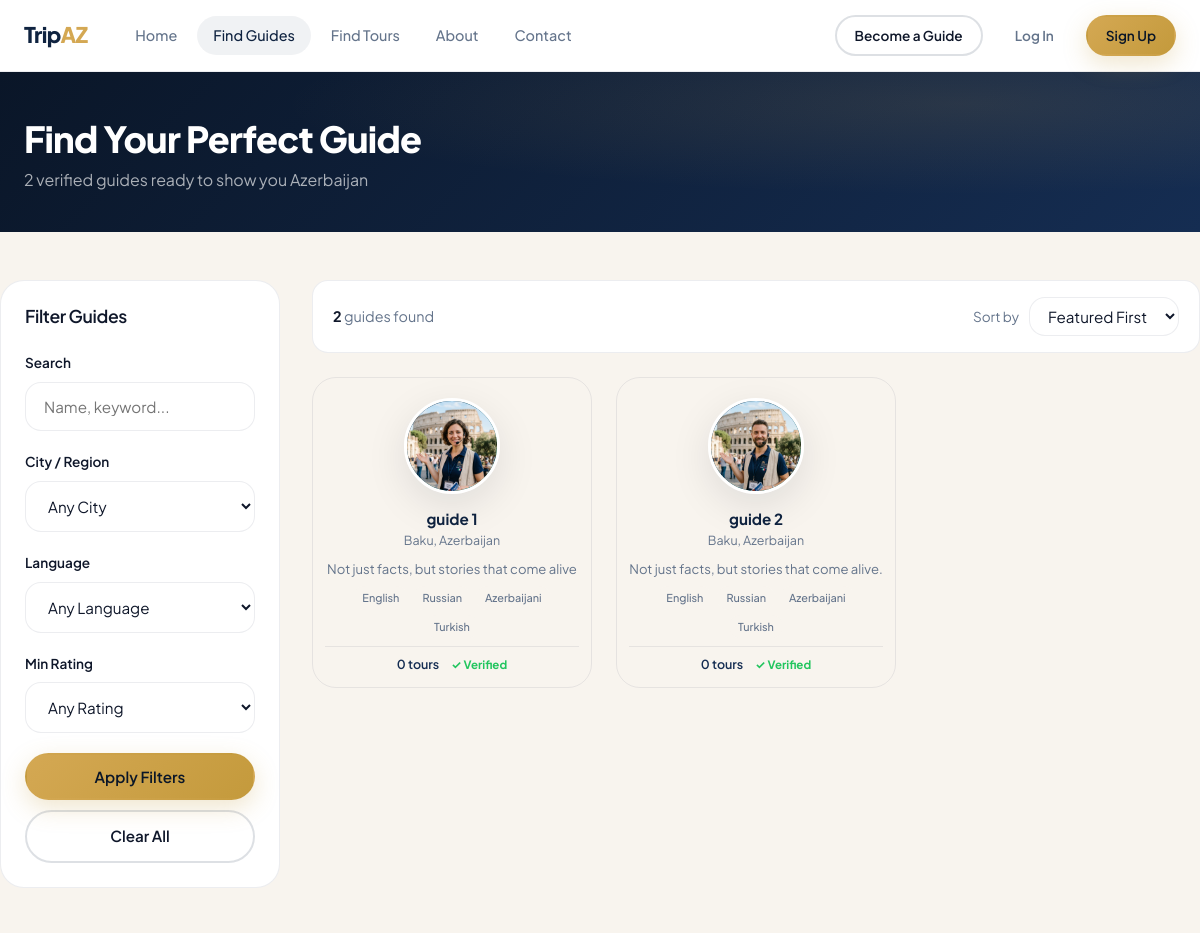
The page /guides/ (upper part) on the database as committed earlier.
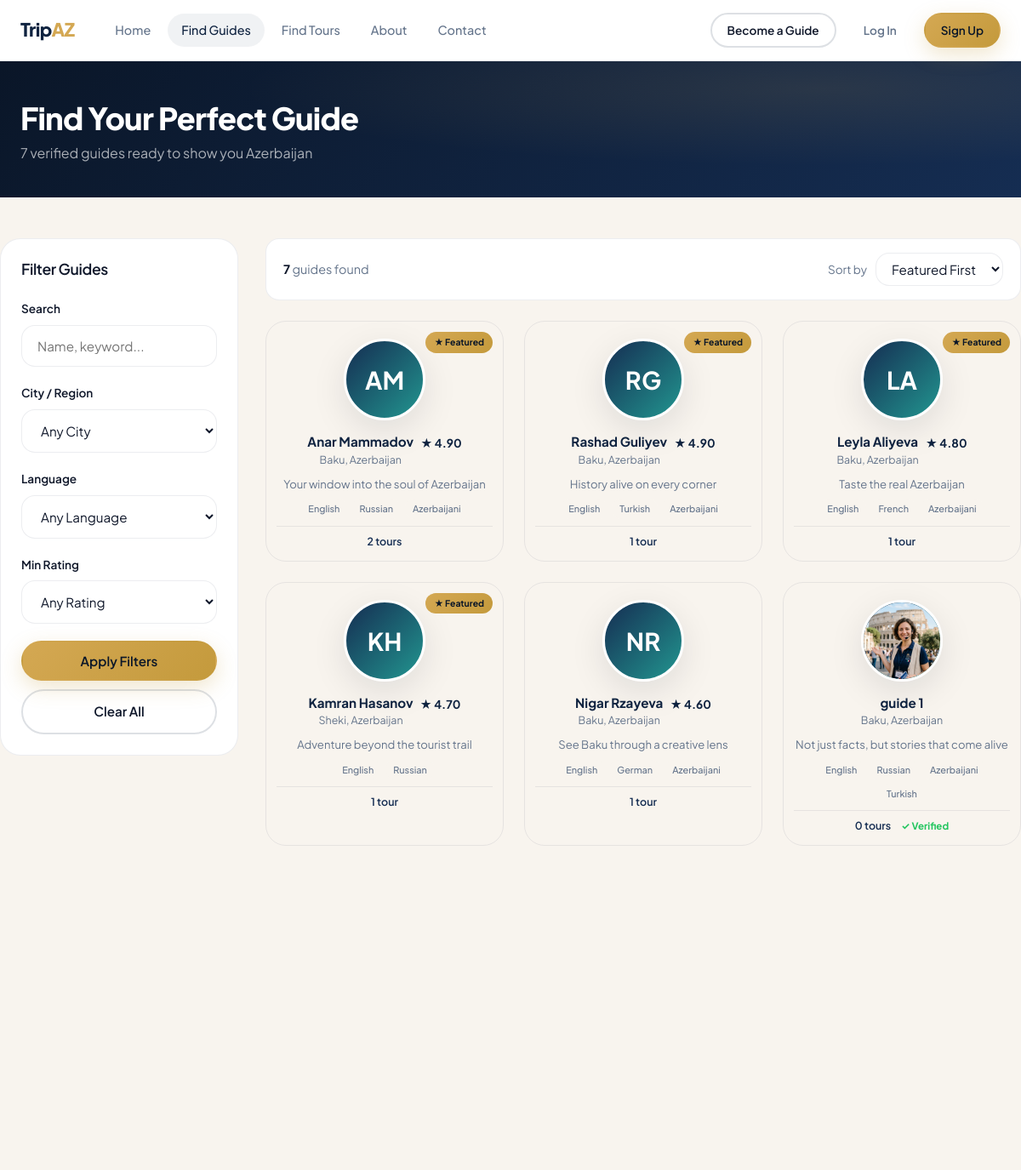
The same page on the database as committed later.
### apps/guides/models.py (models this page shows, shortened)
class GuideProfile(models.Model):
    STATUS_PENDING = 'pending'
    STATUS_APPROVED = 'approved'
    STATUS_REJECTED = 'rejected'
    VERIFICATION_CHOICES = [
        (STATUS_PENDING, 'Pending Review'),
        (STATUS_APPROVED, 'Approved'),
        (STATUS_REJECTED, 'Rejected'),
    ]
    LANGUAGE_CHOICES = [
        ('english', 'English'), ('russian', 'Russian'), ('azerbaijani', 'Azerbaijani'),
        ('turkish', 'Turkish'), ('german', 'German'), ('french', 'French'),
        ('arabic', 'Arabic'), ('chinese', 'Chinese'), ('spanish', 'Spanish'),
    ]
    CITY_CHOICES = [
        ('baku', 'Baku'), ('ganja', 'Ganja'), ('sheki', 'Sheki'),
        ('lankaran', 'Lankaran'), ('quba', 'Quba'), ('gabala', 'Gabala'),
        ('nakhchivan', 'Nakhchivan'), ('shamakhi', 'Shamakhi'), ('zagatala', 'Zagatala'),
    ]
    user = models.OneToOneField(settings.AUTH_USER_MODEL, on_delete=models.CASCADE, related_name='guide_profile')
    slug = models.SlugField(max_length=150, unique=True, blank=True)
    bio = models.TextField()
    tagline = models.CharField(max_length=200, blank=True)
    city = models.CharField(max_length=50, choices=CITY_CHOICES, default='baku')
    languages = models.CharField(max_length=300, default='english', help_text='Comma-separated languages')
    experience_years = models.PositiveIntegerField(default=1)
    license_number = models.CharField(max_length=100, blank=True)
    has_certificate = models.BooleanField(default=False)
    verification_status = models.CharField(max_length=20, choices=VERIFICATION_CHOICES, default=STATUS_PENDING)
    rejection_reason = models.TextField(blank=True)
    rating = models.DecimalField(max_digits=3, decimal_places=2, default=0.0,
                                  validators=[MinValueValidator(0), MaxValueValidator(5)])
    total_reviews = models.PositiveIntegerField(default=0)
    is_featured = models.BooleanField(default=False)
    cover_image = models.ImageField(upload_to='guides/covers/', blank=True, null=True)
    created_at = models.DateTimeField(auto_now_add=True)
    updated_at = models.DateTimeField(auto_now=True)
    class Meta:
        ordering = ['-is_featured', '-rating', '-created_at']
        indexes = [
            models.Index(fields=['verification_status']),
            models.Index(fields=['city']),
            models.Index(fields=['rating']),
            models.Index(fields=['slug']),
        ]
    def get_languages_list(self):
        return [lang.strip() for lang in self.languages.split(',') if lang.strip()]

### apps/accounts/models.py (models this page shows, shortened)
class User(AbstractUser):
    ROLE_TOURIST = 'tourist'
    ROLE_GUIDE = 'guide'
    ROLE_ADMIN = 'admin'
    ROLE_SUPPORT = 'support'
    ROLE_CHOICES = [
        (ROLE_TOURIST, 'Tourist'),
        (ROLE_GUIDE, 'Guide'),
        (ROLE_ADMIN, 'Admin'),
        (ROLE_SUPPORT, 'Support'),
    ]
    role = models.CharField(max_length=20, choices=ROLE_CHOICES, default=ROLE_TOURIST)
    phone = models.CharField(max_length=20, blank=True)
    avatar = models.ImageField(upload_to='avatars/', blank=True, null=True)
    is_banned = models.BooleanField(default=False)
    created_at = models.DateTimeField(auto_now_add=True)

### apps/guides/views.py (the view, shortened to what this page needs)
# urls.py: path('', views.guide_catalog, name='catalog'),
def guide_catalog(request):
    guides = GuideProfile.objects.filter(
        verification_status='approved'
    ).select_related('user')
    form = GuideSearchForm(request.GET)
    if form.is_valid():
        q = form.cleaned_data.get('q')
        city = form.cleaned_data.get('city')
        language = form.cleaned_data.get('language')
        max_price = form.cleaned_data.get('max_price')
        min_rating = form.cleaned_data.get('min_rating')
        category = form.cleaned_data.get('category')
        if city:
            guides = guides.filter(city=city)
        if language:
            guides = guides.filter(languages__icontains=language)
        if min_rating:
            guides = guides.filter(rating__gte=min_rating)
    sort = request.GET.get('sort', '-is_featured')
    sort_map = {
        'rating': '-rating',
        'newest': '-created_at',
    }
    guides = guides.order_by(sort_map.get(sort, '-is_featured'), '-rating')
    return render(request, 'guides/catalog.html', {
        'guides': guides,
        'form': form,
        'total': guides.count(),
    })

### apps/guides/forms.py
class GuideSearchForm(forms.Form):
    q = forms.CharField(required=False, label='Search')
    city = forms.ChoiceField(
        required=False,
        choices=[('', 'Any City')] + GuideProfile.CITY_CHOICES
    )
    language = forms.ChoiceField(
        required=False,
        choices=[('', 'Any Language')] + GuideProfile.LANGUAGE_CHOICES
    )
    min_rating = forms.DecimalField(required=False, min_value=0, max_value=5, label='Min Rating')

### apps/core/context_processors.py (called while the page is built, shortened)
def notifications_processor(request):
    return {'unread_notifications': 0, 'recent_notifications': [], 'unread_messages': 0}

### templates/guides/catalog.html (shortened to what this page needs)
{% extends 'base.html' %}
{% block content %}
<div class="page-header">
  <div class="container">
    <h1>Find Your Perfect Guide</h1>
    <p>{{ total }} verified guide{{ total|pluralize }} ready to show you Azerbaijan</p>
  </div>
</div>
<div class="container section-sm">
  <div class="catalog-layout">
    <aside class="filter-sidebar reveal">
      <h3>Filter Guides</h3>
      <form method="get" id="filter-form">
        <div class="filter-group">
          <label>Search</label>
          <input type="text" name="q" value="{{ form.q.value|default:'' }}" placeholder="Name, keyword..." class="form-control">
        </div>
        <div class="filter-group">
          <label>City / Region</label>
          <select name="city" class="form-control" onchange="this.form.submit()">
            <option value="">Any City</option>
          </select>
        </div>
        <div class="filter-group">
          <label>Language</label>
          <select name="language" class="form-control" onchange="this.form.submit()">
            <option value="">Any Language</option>
          </select>
        </div>
        <div class="filter-group">
          <label>Min Rating</label>
          <select name="min_rating" class="form-control">
            <option value="">Any Rating</option>
          </select>
        </div>
        <button type="submit" class="btn btn-primary" style="width:100%;">Apply Filters</button>
        <a href="{% url 'guides:catalog' %}" class="btn btn-outline" style="width:100%;margin-top:10px;">Clear All</a>
      </form>
    </aside>
    <div>
      <div class="catalog-toolbar reveal">
        <span style="color:var(--text-muted);font-size:.9rem;">
          <strong style="color:var(--text);">{{ total }}</strong> guides found
        </span>
        <div style="display:flex;align-items:center;gap:10px;">
          <span style="font-size:.85rem;color:var(--text-muted);">Sort by</span>
          <select onchange="location='?{% if request.GET.q %}q={{ request.GET.q }}&{% endif %}sort='+this.value" class="form-control" style="width:auto;padding:8px 14px;">
            <option value="-is_featured">Featured First</option>
          </select>
        </div>
      </div>
      {% if guides %}
      <div class="grid-3">
        {% for guide in guides %}
          {% include 'partials/guide_card.html' %}
        {% endfor %}
      </div>
      {% endif %}
    </div>
  </div>
</div>
{% endblock %}

### templates/partials/guide_card.html (shortened to what this page needs)
<a href="{% url 'guides:profile' guide.pk %}" class="gc reveal">
  <div class="gc-head">
    <div class="gc-avatar">
      {% if guide.user.avatar %}
        <img src="{{ guide.user.avatar.url }}" alt="{{ guide.user.get_full_name }}">
      {% else %}
        {{ guide.user.first_name|first|upper }}{{ guide.user.last_name|first|upper }}
      {% endif %}
    </div>
    {% if guide.is_featured %}
      <span class="gc-badge gc-badge--featured">★ Featured</span>
    {% endif %}
  </div>
  <div class="gc-body">
    <div class="gc-top">
      <div>
        <div class="gc-name">{{ guide.user.get_full_name }}</div>
        <div class="gc-city">{{ guide.get_city_display }}, Azerbaijan</div>
      </div>
      {% if guide.total_reviews > 0 %}
        <div class="gc-rating">★ {{ guide.rating }}</div>
      {% endif %}
    </div>
    <p class="gc-tagline">{{ guide.tagline|default:guide.bio|truncatewords:12 }}</p>
    <div class="gc-langs">
      {% for lang in guide.get_languages_list %}
        <span class="gc-lang">{{ lang|title }}</span>
      {% endfor %}
    </div>
    <div class="gc-footer">
      <span class="gc-tours">{{ guide.tours.count }} tour{{ guide.tours.count|pluralize }}</span>
      {% if guide.has_certificate %}
        <span class="gc-verified">✓ Verified</span>
      {% endif %}
    </div>
  </div>
</a>

Rows that differ between the two databases and show on the page:
no longer on this page (row unchanged): GuideProfile: user.avatar (picture), user.get_full_name "guide 2", city "Baku", tagline "Not just facts, but stories that come alive.", get_languages_list "English" "Russian" "Azerbaijani" "Turkish", tours.count "0", has_certificate "✓ Verified"
added GuideProfile: user.first_name|first "A", user.last_name|first "M", is_featured "★ Featured", user.get_full_name "Anar Mammadov", city "Baku", rating "4.90", tagline "Your window into the soul of Azerbaijan", get_languages_list "English" "Russian" "Azerbaijani", tours.count "2"
added GuideProfile: user.first_name|first "R", user.last_name|first "G", is_featured "★ Featured", user.get_full_name "Rashad Guliyev", city "Baku", rating "4.90", tagline "History alive on every corner", get_languages_list "English" "Turkish" "Azerbaijani", tours.count "1"
added GuideProfile: user.first_name|first "L", user.last_name|first "A", is_featured "★ Featured", user.get_full_name "Leyla Aliyeva", city "Baku", rating "4.80", tagline "Taste the real Azerbaijan", get_languages_list "English" "French" "Azerbaijani", tours.count "1"
added GuideProfile: user.first_name|first "K", user.last_name|first "H", is_featured "★ Featured", user.get_full_name "Kamran Hasanov", city "Sheki", rating "4.70", tagline "Adventure beyond the tourist trail", get_languages_list "English" "Russian", tours.count "1"
added GuideProfile: user.first_name|first "N", user.last_name|first "R", user.get_full_name "Nigar Rzayeva", city "Baku", rating "4.60", tagline "See Baku through a creative lens", get_languages_list "English" "German" "Azerbaijani", tours.count "1"
Other text that changed with them:
{{ total }}: "2" → "7"
